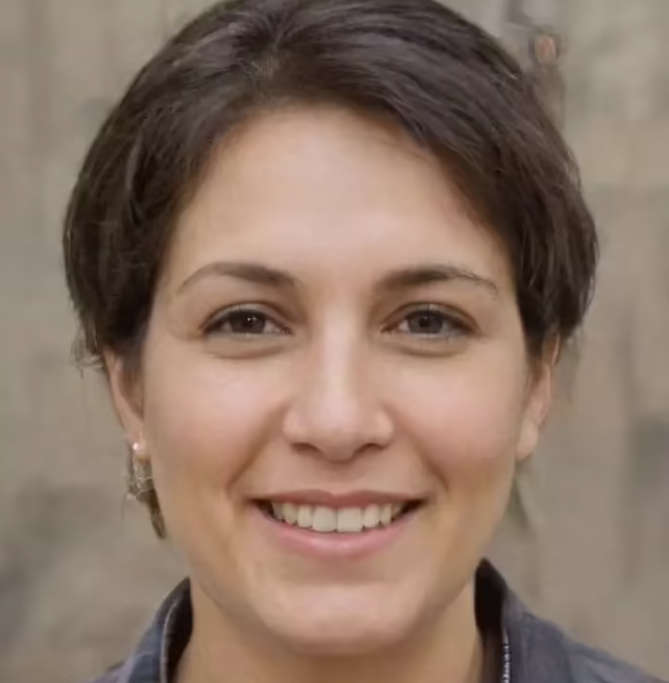
#> input picture 案例99 使用opencv进行人脸识别和对比/dataSet/1.png, 669 x 683 px; its folder holds 3 pictures in this run
$ python facetrain.py
#> lines starting #> are read from the running program, lines starting #| are printed output that depends on the picture
import os #it's a python library to import all the images that are saved in the folder named as dataSet
import cv2 # library
import numpy as np #opencv only works with numpy array
from PIL import Image #to capture images, PIL means python images library
recognizer = cv2.face.LBPHFaceRecognizer_create(); #create a recognizer, LBPH is a face recognition algorithm.Local Binary Patterns Histograms
faceDetect = cv2.CascadeClassifier('haarcascade_frontalface_default.xml');
path='dataSet'  #path of the images sample where the images are saved
def getImagesWithID(path): # a method to get all the corresponding images with id which means the saved images name
#> called with path = 'dataSet'
	imagePaths=[os.path.join(path,f) for f in os.listdir(path)] #create a list for the path for all the images that are available in the folder
	faces=[]
	IDs=[] # create empty list for the id
	for imagePath in imagePaths: #to go through the images
	# first open the images from directory than convert it to numpy array because opencv only works with numpy array
		faceImg=Image.open(imagePath).convert("L"); #faceImg is now PIL images, now opening the images from directory
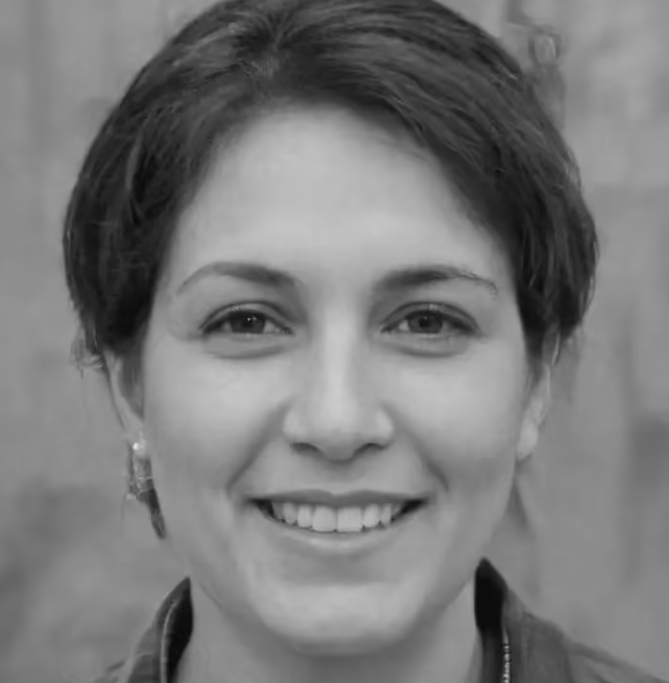
#> faceImg: PIL image 669x683 L; min 7, max 229, mean 121.5
		faceNp=np.array(faceImg,'uint8') #than converting to numpy array so opencv can work with it,uint8 meaning - Unsigned integer (0 to 255)
		fs = faceDetect.detectMultiScale(faceNp, 1.3, 5);
#> fs = [[93, 126, 491, 491]]
		for (x, y, w, h) in fs:
			#now need to get the user id which are name of the saved images in dataSet folder
			ID=int(os.path.split(imagePath)[-1].split('.')[0]) #to count backward of the saved images name, it is in string format that's why int is used to convert it to integer format
			faces.append(faceNp[y:y+h,x:x+w]) #directly store faces and id
			print(imagePath)
			print(ID)
			IDs.append(ID)
#> this loop made 1 pass
#> (x, y, w, h, ID) on pass 1: (93, 126, 491, 491, 1)
#| dataSet/1.png
#| 1
#> after the loop, IDs = [1]; faces = 1 item
		cv2.imshow("training",faceNp)#images capturing or training
		cv2.waitKey(10)
#> pass 2 of the loop in getImagesWithID, `for imagePath in imagePaths:`:
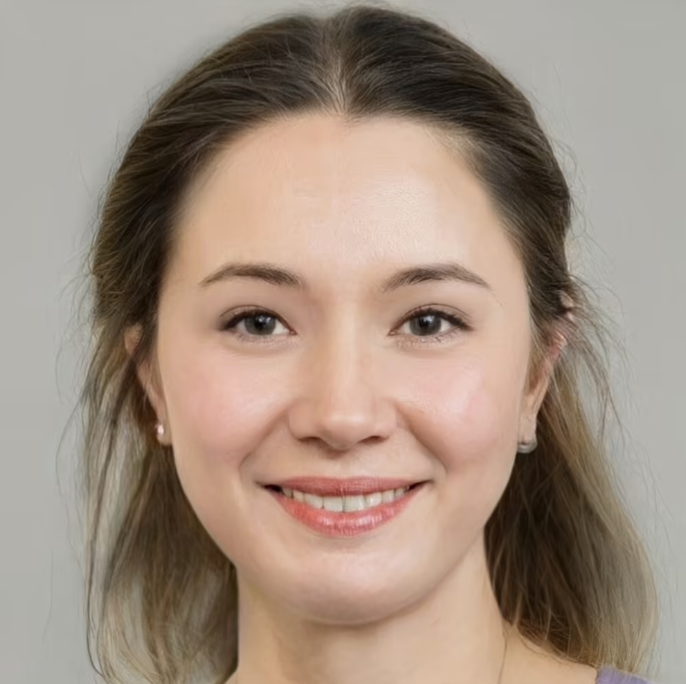
#> input picture 案例99 使用opencv进行人脸识别和对比/dataSet/2.png, 686 x 684 px
#> in getImagesWithID, `faceImg=Image.open(imagePath).convert("L");`:
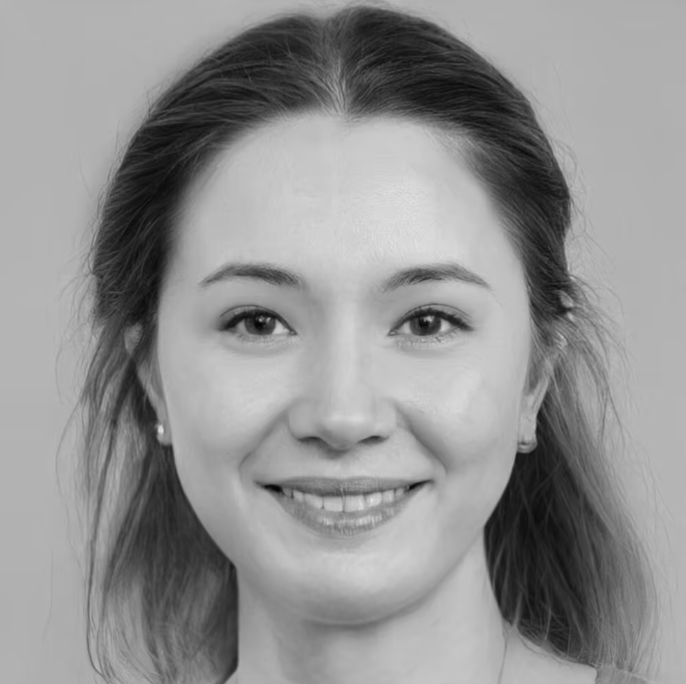
#> faceImg: PIL image 686x684 L; min 1, max 227, mean 145.2
#> fs = [[97, 119, 483, 483]]
#> the loop in getImagesWithID, `for (x, y, w, h) in fs:` made 1 pass
#> (x, y, w, h, ID) on pass 1: (97, 119, 483, 483, 2)
#> (printed output is left out)
#> after the loop in getImagesWithID, `for (x, y, w, h) in fs:`: IDs = [1, 2]; faces = 2 items
#> pass 3 of the loop in getImagesWithID, `for imagePath in imagePaths:`:
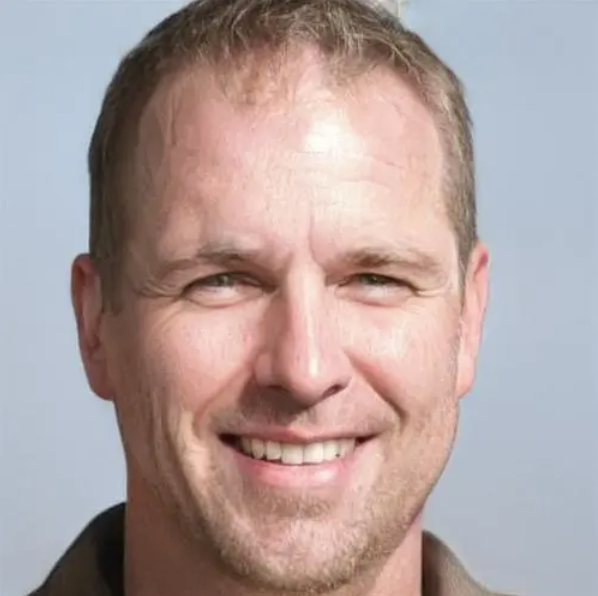
#> input picture 案例99 使用opencv进行人脸识别和对比/dataSet/3.png, 598 x 596 px
#> in getImagesWithID, `faceImg=Image.open(imagePath).convert("L");`:
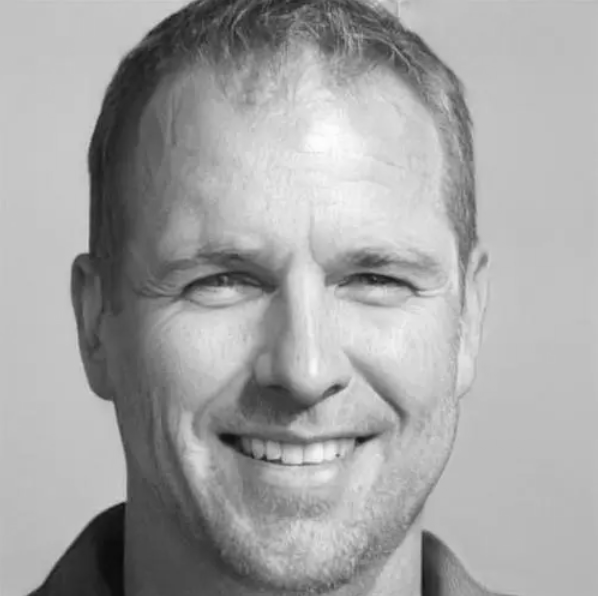
#> faceImg: PIL image 598x596 L; min 10, max 253, mean 163.8
#> fs = [[89, 114, 417, 417]]
#> the loop in getImagesWithID, `for (x, y, w, h) in fs:` made 1 pass
#> (x, y, w, h, ID) on pass 1: (89, 114, 417, 417, 3)
#> (printed output is left out)
#> after the loop in getImagesWithID, `for (x, y, w, h) in fs:`: IDs = [1, 2, 3]; faces = 3 items
	return np.array(IDs), faces #return the values means faces and ids
Ids, faces=getImagesWithID(path) # create faces,ids with path
#> Ids = [1, 2, 3]; faces = 3 items
recognizer.train(faces,Ids) # to train the recognizer, need the faces and ids
recognizer.save('recognizer/trainingData.yml') #create a recognizer folder in the present directory than got the trainingData.yml
cv2.destroyAllWindows()
